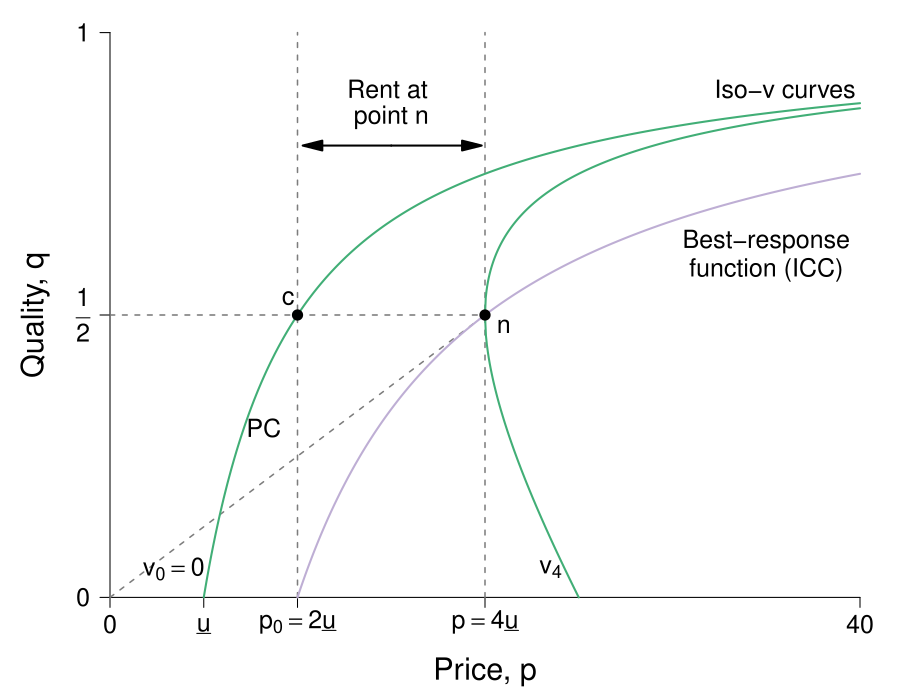

Write R code to recreate this figure.
#' Graph Designer: Scott Cohn
#' Authors: Bowles and Halliday
#' Title: Coordination, Conflict and Competition: A Text in Microeconomics

require(ggplot2)
require(shape)
pdf(file = "information_power/iso_vmap_b.pdf", width = 9, height = 7)

#Set parameters for graphics
pointsize <- 1.8
axislabelsize <- 1.8
labelsize <- 1.5
namesize <- 1.8
annotatesize <- 1.5
graphlinewidth <- 2
segmentlinewidth <- 1.5

COL <- c("#7fc97f", "#beaed4", "#fdc086", "#ffff99", "#386cb0", "#f0027f", "#bf5b17", "#666666")
COLA <- c("#e0f3db", "#99d8c9","#66c2a4","#41ae76", "#238b45", "#005824")
COLB <- c("#c6dbef", "#4eb3d3", "#2b8cbe", "#0868ac","#084081")
COLC <- c("#fcfbfd", "#efedf5", "#dadaeb", "#bcbddc", "#9e9ac8", "#807dba", "#6a51a3", "#54278f", "#3f007d")
grays <- gray.colors(25, start = 1, end = 0)


#The equation is below when v = 0. See Wolfram Alpha output. 
isov <- function(p, delta = 5) {
  (p - delta)/p
}

isovhigh1 <- function(p, delta = 5, v = 5){
  (sqrt(p^2 - 4 * delta * v) - p + 2*v)/( 2 * v )
}

isovlow1 <- function(p, delta = 5, v = 5){
  (-sqrt(p^2 - 4 * delta * v) - p + 2*v)/( 2 * v )
}

isovhigh2 <- function(p, delta = 5, v = 10){
  (sqrt(p^2 - 4 * delta * v) - p + 2*v)/( 2 * v )
}

isovlow2 <- function(p, delta = 5, v = 10){
  (-sqrt(p^2 - 4 * delta * v) - p + 2*v)/( 2 * v )
}

isovhigh3 <- function(p, delta = 5, v = 15){
  (sqrt(p^2 - 4 * delta * v) - p + 2*v)/( 2 * v )
}

isovlow3 <- function(p, delta = 5, v = 15){
  (-sqrt(p^2 - 4 * delta * v) - p + 2*v)/( 2 * v )
}

brfFn <- function(p, delta = 5) {
  1 - (2*delta) /p
}

#This is evaluated for p = 12; q = 12/(8*sqrt(12^2 - 4*delta1*v1)) - 1/8 for the slope
#At p = 12; q = (-sqrt(12^2 - 4*v1*delta1) - 12 + 2*v1)/(2*v1) = 0.799
tangencyLine <- function(p){
  (p*(0.05))
}


par(mar =  c(4, 4, .5, .5))

xlims <- c(0, 40)
ylims <- c(0, 1)

plot(0, 0, xlim = xlims, ylim = ylims, type = "n",
     xlab = "",
     ylab = "",
     xaxt = "n", yaxt = "n", cex.lab = axislabelsize, bty = "n")

mtext(expression(paste("Price, ", p)), side = 1, line = 2.5, cex = axislabelsize)
text(-4, ylims[2] - 0.5*(ylims[2] - ylims[1]), expression(paste("Quality, ", q)), xpd = TRUE, cex = axislabelsize, srt = 90) 

npts <- 500 
npts2 <- 501
#Specify the sequences of points for graphing. 
xx0 <- seq(5, xlims[2], length.out = npts)
xx1 <- seq(10, xlims[2], length.out = npts)
xx2 <- seq(xlims[1], 15, length.out = npts)
xx3 <- seq(10, xlims[2], length.out = npts2)
xx4 <- seq(xlims[1], 10, length.out = npts2)
#For below, I solved sqrt(p^2 - 200) - p + 200/p = 0, getting p = 10*sqrt(2) = 14.14214
xx5 <- seq(14.14214, xlims[2], length.out = npts2)
xx6 <- seq(14.14214, 15, length.out = npts2)
xx7 <- seq(20, xlims[2], length.out = npts2)
xx8 <- seq(xlims[1], 25, length.out = npts2)

#Customize ticks and labels for the plot
ticksy <- c(0, 0.5, 1)
ylabels <- c(0, expression(paste(frac(1,2))), 1)
ticksx <- c(0, 5, 10, 20, 40)
xlabels <- c(0, expression(paste(underline("u"))), expression(paste(p[0] == 2*underline("u"))), expression(paste(p == 4*underline("u"))) , 40)
axis(1, at = ticksx, pos = 0, labels = xlabels, cex.axis = labelsize)
axis(2, at = ticksy, pos = 0, labels = ylabels, las = 1, cex.axis = labelsize)

#Lines for the coordinates of the Nash equilbrium
segments(0, 0, 20, 0.5, lty = 2, col = grays[20], lwd = segmentlinewidth)
segments(10, 0, 10, 1, lty = 2, col = grays[20], lwd = segmentlinewidth)
segments(20, 0, 20, 1, lty = 2, col = grays[20], lwd = segmentlinewidth)
segments(0, 0.5, 20, 0.5, lty = 2, col = grays[20], lwd = segmentlinewidth)

#Draw the lines for the graphs
#lines(xx2, tangencyLine(xx2), col = grays[20], lwd = segmentlinewidth, lty = 2)
lines(xx0, isov(xx0, delta = 5), col = COLA[4], lwd = graphlinewidth)
lines(xx1, brfFn(xx1), col = COL[2], lwd = graphlinewidth)
#lines(xx3, isovhigh1(xx3, v = 5, delta = 5), col = COLA[4], lwd = graphlinewidth)
#lines(xx4, isovlow1(xx4, v = 5, delta = 5), col = COLA[4], lwd = graphlinewidth)
#lines(xx5, isovhigh2(xx5, v = 10, delta = 5), col = COLA[4], lwd = graphlinewidth)
#lines(xx6, isovlow2(xx6, v = 10, delta = 5), col = COLA[4], lwd = graphlinewidth)
lines(xx7, isovhigh3(xx7, v = 20, delta = 5), col = COLA[4], lwd = graphlinewidth)
lines(xx8, isovlow3(xx8, v = 20, delta = 5), col = COLA[4], lwd = graphlinewidth)

#Annotation of the three graphs and the NE
text(3.4, 0.05, expression(paste(v[0] == 0)), cex = annotatesize)
#text(9.0, 0.05, expression(paste(v[1])), cex = annotatesize)
#text(14, 0.05, expression(paste(v[2])), cex = annotatesize)
text(23.5, 0.05, expression(paste(v[4])), cex = annotatesize)
text(21, 0.48, expression(paste("n")), cex = annotatesize)
text(35, 0.63, expression(paste("Best-response")), cex = annotatesize)
text(35, 0.58, expression(paste("function (ICC)")), cex = annotatesize)
text(36, 0.9, expression(paste("Iso-v curves")), cex = annotatesize)
text(4.5, 0.4, expression(paste("Participation ")), cex = annotatesize)
text(4.5, 0.35, expression(paste("constraint")), cex = annotatesize)
text(4.5, 0.3, expression(paste("(PC)")), cex = annotatesize)

#Arrows and rent label
Arrows(15, 0.8, 19.3, 0.8,  col = "black", lty = 1, lwd = 2, arr.type = "triangle")
Arrows(15, 0.8, 10.8, 0.8,  col = "black", lty = 1, lwd = 2, arr.type = "triangle")
text(14.8, 0.9, expression(paste("Rent at")), cex = annotatesize)
text(15, 0.85, expression(paste("point n")), cex = annotatesize)

#Add a point for the NE
points(20, 0.5, pch = 16, col = "black", cex = 1.5)


#Add a point for b
points(10, 0.5, pch = 16, col = "black", cex = 1.5)
text(9.5, 0.53, expression(paste("c")), cex = annotatesize)

#Add a point for d
#Figure out q for p = 14.14214: q = 1 - 2delta/p = 1 - (2*5)/14.14214 =  0.2928934
#points(14.14214, 0.2928934, pch = 16, col = "black", cex = 1.5)
#text(15, 0.2928934, expression(paste("d")), cex = annotatesize)

dev.off()
